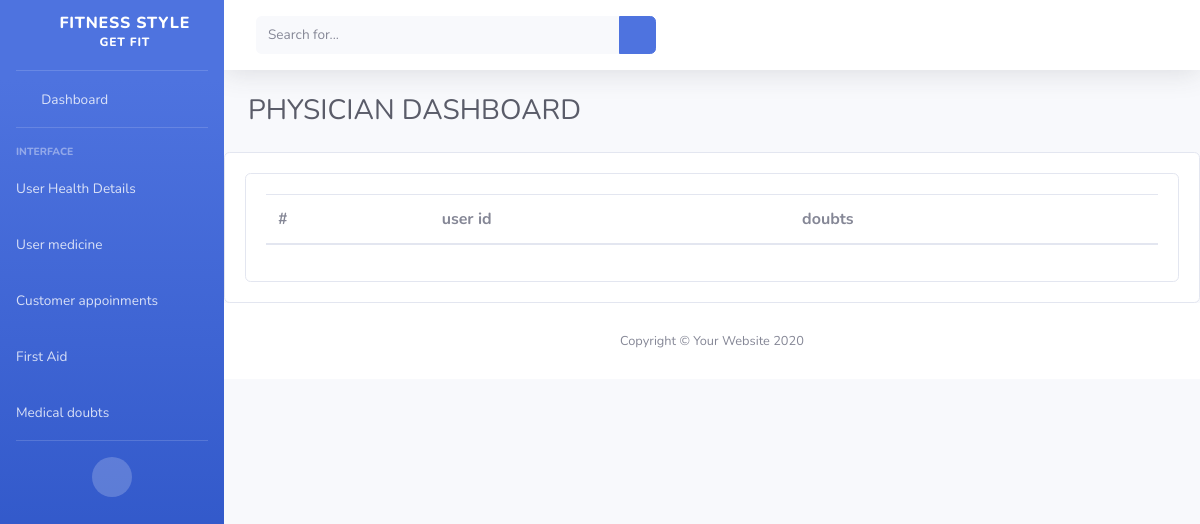
Before: /medicalDoubts/ with the older database file.
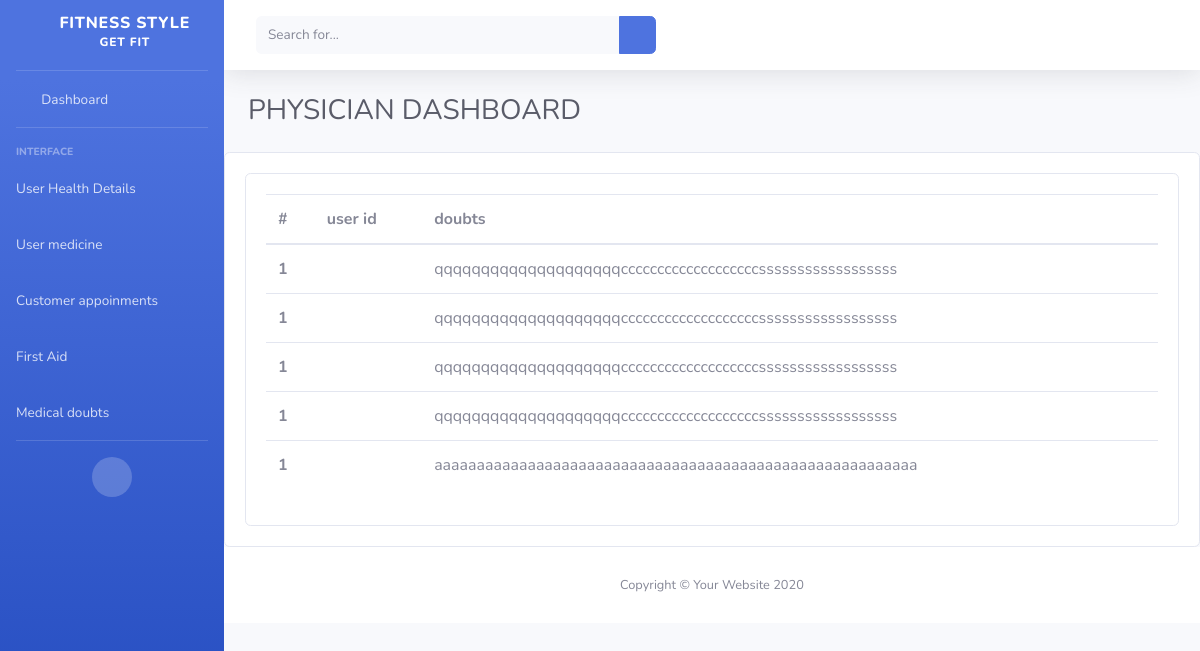
After: the same page with the newer database file.
### FSapp/models.py (models this page shows)
class medical_doubts(models.Model):
    name = models.CharField(max_length=20)
    doubts = models.TextField()

### FSapp/physican_views.py (the view)
# urls.py: path('medicalDoubts/',physican_views.medicaldoubts,name = 'medicalDoubts'),
def medicaldoubts(request):
    data = medical_doubts.objects.all()
    return render(request,'physican/view_medicaldoubts.html',{'data':data})

### templates/physican/view_medicaldoubts.html
{% extends 'physican/physician_dashboard.html' %}
{% block content %}
                     <div class="row">
  <div class="col-sm-12">
    <div class="card">
      <div class="card-body">
<table class="table">
  <thead>
    <tr>
      <th scope="col">#</th>
      <th scope="col">user id</th>
      <th scope="col">doubts</th>
    </tr>
  </thead>
  <tbody>
{%  for i in data %}   <tr>
      <th scope="row">1</th>
      <td>{{i.user_id}}</td>
      <td>{{i.doubts}}</td>
</tr>
{% endfor %}
  </tbody>
</table>
      </div>
    </div>
  </div>
                     </div>
{% endblock %}

Changed rows visible on the page:
added medical_doubts: doubts "qqqqqqqqqqqqqqqqqqqqcccccccccccccccccccssssssssssssssssss"
added medical_doubts: doubts "qqqqqqqqqqqqqqqqqqqqcccccccccccccccccccssssssssssssssssss"
added medical_doubts: doubts "qqqqqqqqqqqqqqqqqqqqcccccccccccccccccccssssssssssssssssss"
added medical_doubts: doubts "qqqqqqqqqqqqqqqqqqqqcccccccccccccccccccssssssssssssssssss"
added medical_doubts: doubts "aaaaaaaaaaaaaaaaaaaaaaaaaaaaaaaaaaaaaaaaaaaaaaaaaaaaaaaaa"
